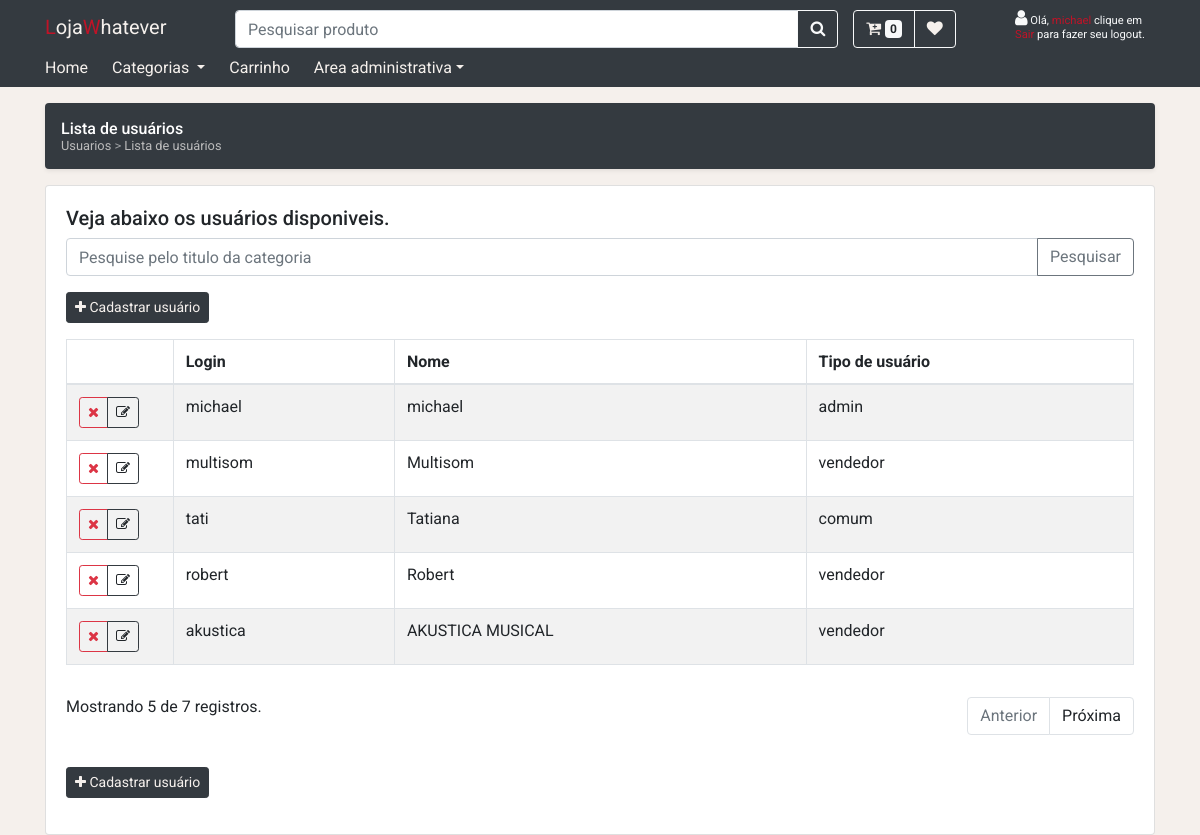
Screenshot of /admin/usuario (signed in) with the database file from the repository.
### tables this page shows
CREATE TABLE `users` (
  `UserId` int(11) NOT NULL AUTO_INCREMENT,
  `Login` varchar(100) NOT NULL,
  `Password` varchar(255) NOT NULL,
  `Name` varchar(255) NOT NULL,
  `Role` varchar(45) NOT NULL,
  `Cpf` varchar(14) DEFAULT NULL,
  `LastName` varchar(100) DEFAULT NULL,
  PRIMARY KEY (`UserId`),
  UNIQUE KEY `Login` (`Login`)
);

### controllers/users/UserListController.php (called while the page is built, shortened)
<?php
class UserListController implements IBaseController
{
    private $_repoUser;
    public function __construct($factory)
    {
        $this->_repoUser = $factory->getUserRepository();
    }
    public function proccessRequest(): void
    {
        $page = 1;
        $search = null;
        $paginatedResults = $this->_repoUser->getAll($page, $search, 5);
        $users = $paginatedResults->results;
        require "views/admin/users/lista-usuario.php";
    }
}

### index.php (called while the page is built, shortened)
<?php
require_once './infra/configs/autoload.php';
$factory = new infra\MySqlRepositoryFactory();
$controlador = new $controllerAlvo($factory);
$controlador->proccessRequest();

### infra/configs/autoload.php (called while the page is built, shortened)
<?php
    function load($namespace)
    {
        $namespace = str_replace("\\" , "/", $namespace);
        $caminhoAbsoluto = __DIR__ . "../../../" . $namespace . ".php";
        return include_once $caminhoAbsoluto;
    }
?>

### infra/MySqlRepositoryFactory.php (called while the page is built, shortened)
<?php
class MySqlRepositoryFactory extends RepositoryFactory
{
    private $host = "localhost";
    private $db_name = "examplemarketplace";
    private $port = "3306";
    private $username = "examplemarketplace";
    private $password = "Teste@123";
    public function getConnection()
    {
        $this->conn = null;
        try {
            $this->conn = new PDO(
                "mysql:host=" . $this->host .
                    ";port=" . $this->port .
                    ";dbname=" . $this->db_name,
                $this->username,
                $this->password
            );
        } catch (PDOException $exception) {
            $exception->getMessage();
        }
        return $this->conn;
    }
    public function getUserRepository()
    {
        return new UserRepository($this->getConnection());
    }
}

### infra/MySqlRepository.php (called while the page is built, shortened)
<?php
abstract class MySqlRepository
{
    public function __construct($conn)
    {
        $this->conn = $conn;
    }
}

### infra/repositories/UserRepository.php (called while the page is built, shortened)
<?php
    class UserRepository
        extends MySqlRepository
        implements IUserRepository
    {
        public function total($search)
        {
            if (is_null($search) ||  $search === "")
            {
                $stmt = $this->conn->prepare(
                    "SELECT count(UserId) as total FROM Users "
                );
                $stmt->execute();
                $total = $stmt->fetch();
                return intval($total["total"]);
            }
        }
        public function getAll($page, $search, $pageSize)
        {
            $skipNumber = 0;
            if (!is_null($page) && $page > 0)
                $skipNumber = $pageSize * ($page - 1);
            $total = $this->total($search);
            $usersResults = null;
            if (is_null($search) ||  $search === "")
            {
                $stmt = $this->conn->prepare(
                    "SELECT UserId, Login, Name, Role
                     FROM Users limit :pageSize OFFSET :skipNumber "
                );
                $stmt->bindValue(':pageSize', intval(trim($pageSize)), PDO::PARAM_INT);
                $stmt->bindValue(':skipNumber', intval(trim($skipNumber)), PDO::PARAM_INT);
                $stmt->execute();
                $usersResults = $stmt->fetchAll();
            }
            return new PaginatedResults(
                $usersResults,
                $total,
                count($usersResults),
                $page,
                $pageSize,
                "/admin/usuario?p="
            );
        }
    }

### models/PaginatedResults.php (called while the page is built, shortened)
<?php
    class PaginatedResults
    {
        public function __construct($results, $qtdTotal, $qtdTotalFiltered,  $page,$pageSize,$urlPagina)
        {
            $this->results = $results;
            $this->page = $page;
            $this->numberOfPages = ceil($qtdTotal / $pageSize);
            $this->hasPreviousPage= ($this->numberOfPages > 1 && $page > 1) ? true : false;
            $this->hasNextPage = (intval($this->numberOfPages) > intval($page)) ? true : false;
        }
    }

### views/admin/users/lista-usuarios-table.php (the view)
<div class="row">
    <div class="col-md-12">
        <table id="tb-users" data-page="0" class="table table-bordered table-hovered table-striped">
            <thead>
                <tr>
                    <th width="10%"></th>
                    <th>Login</th>
                    <th>Nome</th>
                    <th>Tipo de usuário</th>
                </tr>
            </thead>
            <tbody>
                <?php  if (count($users) == 0) : ?>
                    <tr>
                        <td colspan="4">Nenhum registro cadastrado.</td>
                    </tr>
                <?php else  :?>
                    <?php foreach ($users as $user): ?>
                        <tr>
                            <td>
                                <div class="btn-group">
                                    <button class='btn btn-sm btn-outline-danger btn-delete'
                                        data-id="<?php echo $user["UserId"] ?>">
                                        <i class="fa fa-remove"></i>
                                    </button>
                                    <a class='btn btn-sm btn-outline-dark'
                                        href="/admin/usuario/editar?id=<?php echo $user["UserId"] ?>">
                                        <i class="fa fa-edit" ></i>
                                    </a>
                                </div>
                            </td>
                            <td>
                                <?php echo $user["Login"] ?>
                            </td>
                            <td>
                                <?php echo $user["Name"] ?>
                            </td>
                            <td>
                                <?php echo $user["Role"] ?>
                            </td>
                        </tr>
                    <?php endforeach?>
                <?php endif ?>
            </tbody>
        </table>
    </div>
</div>
<div class="row">
    <div class="col-md-12">
        <?php require_once './views/partials/pagination-admin-controlls.php' ?>
    </div>
</div>

### assets/css/estilos.css (style rules this page uses)
:root { --primary-color:#C01327; --second-color:#F5F0EC; --default-color:#212529; --ts-time:.4s; }
body { font-family: 'Roboto', sans-serif; background-color: #F5F0EC; line-height: normal; }
.table a:link,.table a:visited,.table a:hover,.table a:active { color:var(--default-color); }

### rows the page displays
users: Login "michael", Name "michael", Role "admin"
users: Login "multisom", Name "Multisom", Role "vendedor"
users: Login "tati", Name "Tatiana", Role "comum"
users: Login "robert", Name "Robert", Role "vendedor"
users: Login "akustica", Name "AKUSTICA MUSICAL", Role "vendedor"

### other values shown
$paginatedResults->qtdTotalFiltered "5"
$paginatedResults->qtdTotal "7"
